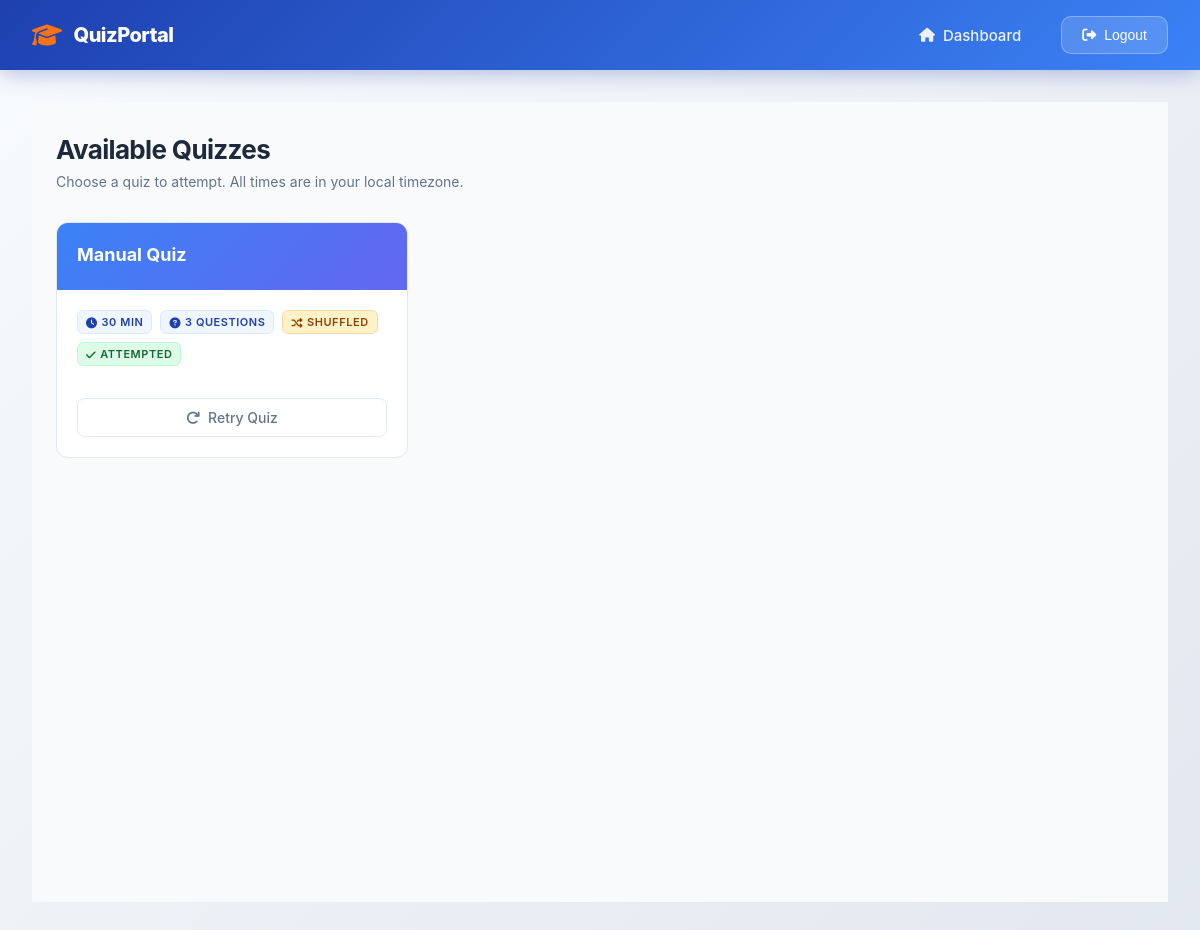
Page /quizzes/ (signed in) on the committed database.
### video_app/models.py (models this page shows, shortened)
class Quiz(models.Model):
    title = models.CharField(max_length=255)
    description = models.TextField(blank=True)
    time_limit_minutes = models.PositiveIntegerField(default=30, help_text="Time limit in minutes")
    shuffle_questions = models.BooleanField(default=False)
    max_attempts = models.PositiveIntegerField(default=0, help_text="Maximum attempts per student (0 for unlimited)")
    is_active = models.BooleanField(default=True)
    start_time = models.DateTimeField(null=True, blank=True, help_text="Leave blank for no schedule")
    end_time = models.DateTimeField(null=True, blank=True, help_text="Leave blank for no schedule")
    certificate_min_percentage = models.FloatField(default=60.0, help_text="Minimum % score required to download certificate")
    created_at = models.DateTimeField(auto_now_add=True)
    questions = models.ManyToManyField(Question, through='QuizQuestion', blank=True)
    class Meta:
        indexes = [
            models.Index(fields=['is_active']),
            models.Index(fields=['start_time']),
            models.Index(fields=['end_time']),
        ]
    def remaining_attempts(self, student):
        if self.max_attempts == 0:
            return None  # Unlimited
        return max(0, self.max_attempts - self.get_student_attempts(student))

### video_app/views.py (the view)
# urls.py: path('quizzes/', views.quiz_list, name='quiz_list'),
@student_login_required
def quiz_list(request):
    available = available_quizzes_queryset()
    attempted_ids = set(
        QuizAttempt.objects.filter(student=request.user, is_submitted=True)
        .values_list('quiz_id', flat=True)
    )
    quiz_data = []
    for q in available:
        attempted = q.id in attempted_ids
        remaining = q.remaining_attempts(request.user)
        quiz_data.append({
            'quiz': q,
            'attempted': attempted,
            'remaining_attempts': remaining
        })
    paginator = Paginator(quiz_data, 12)  # 12 quizzes per page
    page_number = request.GET.get('page')
    page_obj = paginator.get_page(page_number)
    return render(request, 'student/quiz_list.html', {
        'page_obj': page_obj,
        'quiz_data': page_obj
    })

### video_app/selectors.py (called while the page is built)
def available_quizzes_queryset(now=None):
    now = now or timezone.now()
    manual_availability = Q(start_time__isnull=True, end_time__isnull=True, is_active=True)
    scheduled_availability = (
        (Q(start_time__isnull=False) | Q(end_time__isnull=False)) &
        (Q(start_time__isnull=True) | Q(start_time__lte=now)) &
        (Q(end_time__isnull=True) | Q(end_time__gte=now))
    )
    return (
        Quiz.objects.filter(manual_availability | scheduled_availability)
        .annotate(question_count=Count('quizquestion', distinct=True))
        .order_by('-created_at')
    )

### video_app/templates/student/quiz_list.html (shortened to what this page needs)
{% extends "student/base_student.html" %}
{% block student_content %}
<div class="quiz-list-container">
    <div class="page-header">
        <h1 class="page-title">Available Quizzes</h1>
        <p class="page-subtitle">Choose a quiz to attempt. All times are in your local timezone.</p>
    </div>
    {% if quiz_data %}
    <div class="quiz-grid">
        {% for item in quiz_data %}
        <div class="quiz-card">
            <div class="quiz-header">
                <div class="quiz-title">{{ item.quiz.title }}</div>
            </div>
            <div class="quiz-content">
                <div class="quiz-meta">
                    <span class="quiz-badge info">
                        <i class="fas fa-clock"></i>
                        {{ item.quiz.time_limit_minutes }} min
                    </span>
                    <span class="quiz-badge info">
                        <i class="fas fa-question-circle"></i>
                        {{ item.quiz.question_count }} questions
                    </span>
                    {% if item.quiz.shuffle_questions %}
                    <span class="quiz-badge warning">
                        <i class="fas fa-random"></i>
                        Shuffled
                    </span>
                    {% endif %}
                    {% if item.attempted %}
                    <span class="quiz-badge success">
                        <i class="fas fa-check"></i>
                        Attempted
                    </span>
                    {% endif %}
                </div>
                <div class="quiz-actions">
                    <a href="{% url 'video_app:start_quiz' item.quiz.id %}"
                       class="btn {% if item.attempted %}btn-secondary{% else %}btn-primary{% endif %}">
                        {% if item.attempted %}
                            <i class="fas fa-redo"></i>
                            Retry Quiz
                        {% else %}
                            <i class="fas fa-play"></i>
                            Start Quiz
                        {% endif %}
                    </a>
                </div>
            </div>
        </div>
        {% endfor %}
    </div>
    {% endif %}
</div>
{% endblock %}

### video_app/templates/base.html (style rules this page uses)
:root { --primary: #4f46e5; --primary-dark: #3730a3; --primary-light: #818cf8; --accent: #06b6d4; --danger: #ef4444; --success: #22c55e; --warning: #f59e0b; --bg: #f1f5f9; --surface: #ffffff; --text: #1e293b; --muted: #64748b; --border: #e2e8f0; --radius: 12px; --shadow: 0 4px 24px rgba(0, 0, 0, .08); }
* { box-sizing: border-box; margin: 0; padding: 0; }
body { font-family: 'Segoe UI', system-ui, sans-serif; background: var(--bg); color: var(--text); min-height: 100vh; }
a { color: inherit; text-decoration: none; }
.btn { display: inline-flex; align-items: center; gap: 6px; padding: 10px 20px; border-radius: 8px; border: none; cursor: pointer; font-size: 14px; font-weight: 600; transition: .2s; }
.page-header { margin-bottom: 28px; }
.page-header h1 { font-size: 26px; font-weight: 700; color: var(--text); }
.page-header p { color: var(--muted); font-size: 14px; margin-top: 4px; }

### video_app/templates/student/base_student.html (style rules this page uses)
:root { --primary-dark: #1E40AF; --primary-medium: #3B82F6; --primary-light: #60A5FA; --accent-blue: #3B82F6; --accent-purple: #8B5CF6; --accent-emerald: #10B981; --accent-amber: #F59E0B; --accent-rose: #F43F5E; --text-primary: #1F2937; --text-secondary: #4B5563; --text-muted: #6B7280; --border-light: rgba(0, 0, 0, 0.1); --bg-card: #FFFFFF; --bg-hover: #F9FAFB; --bg-sidebar: #F8FAFC; --shadow-sm: 0 1px 2px 0 rgba(0, 0, 0, 0.05); --shadow-md: 0 4px 6px -1px rgba(0, 0, 0, 0.1); --shadow-lg: 0 10px 15px -3px rgba(0, 0, 0, 0.1); --shadow-xl: 0 20px 25px -5px rgba(0, 0, 0, 0.1); --brand-orange: #F97316; --brand-blue: #1E40AF; --brand-light-orange: #FB923C; }
* { box-sizing: border-box; }
body { background: linear-gradient(135deg, #F8FAFC 0%, #E2E8F0 100%); font-family: -apple-system, BlinkMacSystemFont, 'Segoe UI', Roboto, 'Helvetica Neue', Arial, sans-serif; margin: 0; padding: 0; }
.btn { padding: 10px 20px; border-radius: 10px; font-size: 14px; font-weight: 500; text-decoration: none; border: none; cursor: pointer; transition: all 0.3s ease; display: inline-flex; align-items: center; gap: 8px; justify-content: center; }
a { cursor: pointer; }

### video_app/templates/student/quiz_list.html (style rules this page uses)
* { margin: 0; padding: 0; box-sizing: border-box; }
.quiz-list-container { max-width: 1200px; margin: 0 auto; padding: 32px 24px; background: #F8FAFC; min-height: 100vh; }
.page-header { margin-bottom: 32px; }
.page-title { font-size: 28px; font-weight: 600; color: #0F172A; margin-bottom: 8px; letter-spacing: -0.025em; }
.page-subtitle { font-size: 16px; color: #64748B; font-weight: 400; }
.quiz-grid { display: grid; grid-template-columns: repeat(auto-fill, minmax(300px, 1fr)); gap: 16px; }
.quiz-card { background: #FFFFFF; border: 1px solid #E2E8F0; border-radius: 12px; overflow: hidden; transition: all 0.2s ease; display: flex; flex-direction: column; }
.quiz-header { background: linear-gradient(135deg, #3B82F6, #6366F1); padding: 20px; color: white; }
.quiz-title { font-size: 18px; font-weight: 700; color: white; margin-bottom: 4px; line-height: 1.3; }
.quiz-content { padding: 20px; flex: 1; display: flex; flex-direction: column; }
.quiz-meta { display: flex; flex-wrap: wrap; gap: 8px; margin-bottom: 16px; }
.quiz-badge { padding: 4px 8px; border-radius: 6px; font-size: 11px; font-weight: 600; text-transform: uppercase; letter-spacing: 0.05em; display: flex; align-items: center; gap: 4px; }
.quiz-badge.info { background: #EFF6FF; color: #1E40AF; border: 1px solid #DBEAFE; }
.quiz-badge.warning { background: #FEF3C7; color: #92400E; border: 1px solid #FED7AA; }
.quiz-badge.success { background: #DCFCE7; color: #166534; border: 1px solid #BBF7D0; }
.quiz-actions { margin-top: auto; padding-top: 16px; }
.btn { padding: 10px 20px; border-radius: 8px; font-size: 14px; font-weight: 500; text-decoration: none; transition: all 0.2s ease; display: inline-flex; align-items: center; gap: 8px; border: 1px solid transparent; cursor: pointer; justify-content: center; width: 100%; }
.btn-secondary { background: white; color: #64748B; border-color: #E2E8F0; }

### rows in the picture
Quiz: quiz "Manual Quiz", quiz.time_limit_minutes "30", quiz.question_count "3", shuffle_questions True (drawn)
